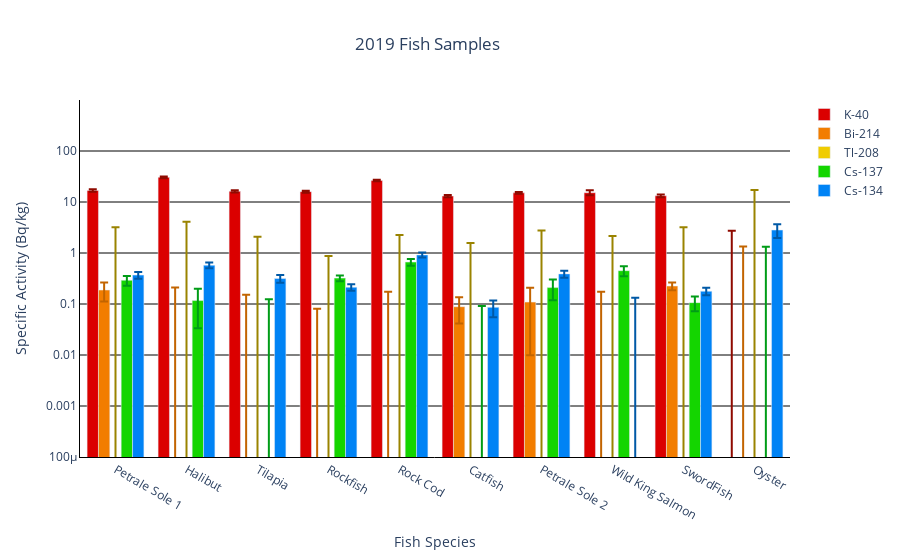

The cell this chart's notebook holds for it:
### Code cell
fig = go.Figure()
fig.add_trace(go.Bar(
    x=sample_names,
    y=k40_act,
    error_y=dict(type='data', array=k40_unc, color="#8f0a00"),
    name=isotope_names[3],
    marker_color="#db0000"
))
fig.add_trace(go.Bar(
    x=sample_names,
    y=bi214_act,
    error_y=dict(type='data', array=bi214_unc, color="#c26400"),
    name=isotope_names[1],
    marker_color="#f27d00"
))
fig.add_trace(go.Bar(
    x=sample_names,
    y=tl208_act,
    error_y=dict(type='data', array=tl208_unc, color="#9A8300"),
    name=isotope_names[4],
    marker_color="#F0CC00"
))
fig.add_trace(go.Bar(
    x=sample_names,
    y=cs137_act,
    error_y=dict(type='data', array=cs137_unc, color="#009c17"),
    name=isotope_names[2],
    marker_color="#14D500"
))
fig.add_trace(go.Bar(
    x=sample_names,
    y=cs134_act,
    error_y=dict(type='data', array=cs134_unc, color="#0059a6"),
    name=isotope_names[0],
    marker_color="#0083f5"
))
fig.update_layout(barmode='group',
                title={
                    'text': "2019 Fish Samples",
                    'x':0.475,
                    'xanchor': 'center'},
                xaxis_title="Fish Species",
                yaxis_title="Specific Activity (Bq/kg)",
                paper_bgcolor="#ffffff",
                plot_bgcolor="#ffffff"
)
#fig.add_annotation(
  #showarrow=True,
  #arrowhead=3,
  #arrowsize=1,
  #arrowwidth=1,
  #arrowcolor='black'
#)
#fig.update_xaxes(showgrid=True, gridwidth=1, gridcolor='LightPink')
tickvalues = [0.0001, 0.001, 0.01, 0.1, 1, 10, 100]
fig.update_yaxes(type="log", range=[-4, 3], gridcolor='#000000', linecolor='#000000', tickvals=tickvalues)
fig.update_xaxes(linecolor='#000000')
fig.show()

### Figure 1 — Plotly figure (JSON) as saved in the notebook; plotly's stock layout.template omitted (floating-point values rounded to 4 significant figures)
{"data": [{"error_y": {"array": [0.9196, 1.21, 0.8658, 0.715, 0.919, 0.6791, 0.6729, 1.709, 0.7971, 2.727], "color": "#8f0a00", "type": "data"}, "marker": {"color": "#db0000"}, "name": "K-40", "type": "bar", "x": ["Petrale Sole 1", "Halibut", "Tilapia", "Rockfish", "Rock Cod", "Catfish", "Petrale Sole 2", "Wild King Salmon", "SwordFish", "Oyster"], "y": [16.82, 30.4, 16.16, 15.97, 26.35, 13.07, 15.11, 15.21, 13.25, 1e-08]}, {"error_y": {"array": [0.07519, 0.2116, 0.1514, 0.08084, 0.1732, 0.0468, 0.0991, 0.1748, 0.03981, 1.338], "color": "#c26400", "type": "data"}, "marker": {"color": "#f27d00"}, "name": "Bi-214", "type": "bar", "x": ["Petrale Sole 1", "Halibut", "Tilapia", "Rockfish", "Rock Cod", "Catfish", "Petrale Sole 2", "Wild King Salmon", "SwordFish", "Oyster"], "y": [0.1878, 1e-08, 1e-08, 1e-08, 1e-08, 0.08847, 0.109, 1e-08, 0.2249, 1e-08]}, {"error_y": {"array": [3.195, 4.101, 2.084, 0.8731, 2.248, 1.567, 2.751, 2.146, 3.182, 17.22], "color": "#9A8300", "type": "data"}, "marker": {"color": "#F0CC00"}, "name": "Tl-208", "type": "bar", "x": ["Petrale Sole 1", "Halibut", "Tilapia", "Rockfish", "Rock Cod", "Catfish", "Petrale Sole 2", "Wild King Salmon", "SwordFish", "Oyster"], "y": [1e-08, 1e-08, 1e-08, 1e-08, 1e-08, 1e-08, 1e-08, 1e-08, 1e-08, 1e-08]}, {"error_y": {"array": [0.06343, 0.08324, 0.1245, 0.04185, 0.1004, 0.09165, 0.0912, 0.101, 0.03444, 1.326], "color": "#009c17", "type": "data"}, "marker": {"color": "#14D500"}, "name": "Cs-137", "type": "bar", "x": ["Petrale Sole 1", "Halibut", "Tilapia", "Rockfish", "Rock Cod", "Catfish", "Petrale Sole 2", "Wild King Salmon", "SwordFish", "Oyster"], "y": [0.2918, 0.1167, 1e-08, 0.3219, 0.6641, 1e-08, 0.2097, 0.4502, 0.1063, 1e-08]}, {"error_y": {"array": [0.05588, 0.07204, 0.05393, 0.03106, 0.1004, 0.03121, 0.06058, 0.1319, 0.02983, 0.8607], "color": "#0059a6", "type": "data"}, "marker": {"color": "#0083f5"}, "name": "Cs-134", "type": "bar", "x": ["Petrale Sole 1", "Halibut", "Tilapia", "Rockfish", "Rock Cod", "Catfish", "Petrale Sole 2", "Wild King Salmon", "SwordFish", "Oyster"], "y": [0.3686, 0.5756, 0.3153, 0.2134, 0.9182, 0.08596, 0.3893, 1e-08, 0.1776, 2.82]}], "layout": {"barmode": "group", "paper_bgcolor": "#ffffff", "plot_bgcolor": "#ffffff", "title": {"text": "2019 Fish Samples", "x": 0.475, "xanchor": "center"}, "xaxis": {"linecolor": "#000000", "title": {"text": "Fish Species"}}, "yaxis": {"gridcolor": "#000000", "linecolor": "#000000", "range": [-4, 3], "tickvals": [0.0001, 0.001, 0.01, 0.1, 1, 10, 100], "title": {"text": "Specific Activity (Bq/kg)"}, "type": "log"}}}
